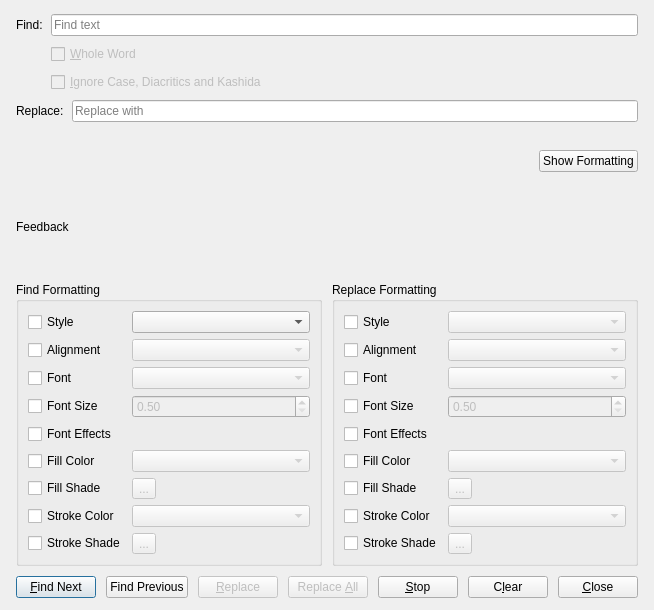
<?xml version="1.0" encoding="UTF-8"?>
<ui version="4.0">
 <class>SearchReplaceBase</class>
 <widget class="QDialog" name="SearchReplaceBase">
  <property name="windowModality">
   <enum>Qt::WindowModality::ApplicationModal</enum>
  </property>
  <property name="geometry">
   <rect>
    <x>0</x>
    <y>0</y>
    <width>620</width>
    <height>610</height>
   </rect>
  </property>
  <property name="sizePolicy">
   <sizepolicy hsizetype="Preferred" vsizetype="Preferred">
    <horstretch>0</horstretch>
    <verstretch>0</verstretch>
   </sizepolicy>
  </property>
  <property name="windowTitle">
   <string>Find &amp; Replace</string>
  </property>
  <property name="modal">
   <bool>true</bool>
  </property>
  <layout class="QVBoxLayout" name="verticalLayout">
   <property name="leftMargin">
    <number>16</number>
   </property>
   <property name="topMargin">
    <number>14</number>
   </property>
   <property name="rightMargin">
    <number>16</number>
   </property>
   <property name="bottomMargin">
    <number>12</number>
   </property>
   <property name="spacing">
    <number>10</number>
   </property>
   <item>
    <layout class="QVBoxLayout" name="searchReplaceLayout">
     <property name="spacing">
      <number>8</number>
     </property>
     <item>
      <layout class="QGridLayout" name="gridLayout_2">
       <item row="0" column="0">
        <widget class="QLabel" name="searchTextLabel">
         <property name="text">
          <string>Find:</string>
         </property>
        </widget>
       </item>
       <item row="0" column="1">
        <widget class="QLineEdit" name="searchTextValue">
         <property name="enabled">
          <bool>true</bool>
         </property>
         <property name="placeholderText">
          <string>Find text</string>
         </property>
         <property name="minimumSize">
          <size>
           <width>250</width>
           <height>0</height>
          </size>
         </property>
        </widget>
       </item>
       <item row="1" column="1">
        <widget class="QCheckBox" name="wholeWordsCheckBox">
         <property name="enabled">
          <bool>false</bool>
         </property>
         <property name="text">
          <string>&amp;Whole Word</string>
         </property>
        </widget>
       </item>
       <item row="2" column="1">
        <widget class="QCheckBox" name="ignoreCaseCheckBox">
         <property name="enabled">
          <bool>false</bool>
         </property>
         <property name="text">
          <string>&amp;Ignore Case, Diacritics and Kashida</string>
         </property>
        </widget>
       </item>
      </layout>
     </item>
     <item>
      <layout class="QGridLayout" name="gridLayout_4">
       <item row="0" column="0">
        <widget class="QLabel" name="replaceTextLabel">
         <property name="text">
          <string>Replace:</string>
         </property>
        </widget>
       </item>
       <item row="0" column="1">
        <widget class="QLineEdit" name="replaceTextValue">
         <property name="enabled">
          <bool>true</bool>
         </property>
         <property name="placeholderText">
          <string>Replace with</string>
         </property>
         <property name="minimumSize">
          <size>
           <width>250</width>
           <height>0</height>
          </size>
         </property>
        </widget>
       </item>
       <item row="2" column="1">
        <layout class="QHBoxLayout" name="horizontalLayout_2">
         <item>
          <spacer name="horizontalSpacer_2">
           <property name="orientation">
            <enum>Qt::Orientation::Horizontal</enum>
           </property>
           <property name="sizeHint" stdset="0">
            <size>
             <width>40</width>
             <height>20</height>
            </size>
           </property>
          </spacer>
         </item>
         <item>
          <widget class="QPushButton" name="collapseButton">
           <property name="text">
            <string>Show Formatting</string>
           </property>
          </widget>
         </item>
        </layout>
       </item>
       <item row="1" column="1">
        <spacer name="horizontalSpacer_3">
         <property name="orientation">
          <enum>Qt::Orientation::Horizontal</enum>
         </property>
         <property name="sizeHint" stdset="0">
          <size>
           <width>40</width>
           <height>20</height>
          </size>
         </property>
        </spacer>
       </item>
      </layout>
     </item>
    </layout>
   </item>
   <item>
    <widget class="QLabel" name="messageLabel">
     <property name="enabled">
      <bool>true</bool>
     </property>
     <property name="text">
      <string>Feedback</string>
     </property>
     <property name="statusMessage" stdset="0">
      <bool>true</bool>
     </property>
    </widget>
   </item>
   <item>
    <layout class="QHBoxLayout" name="horizontalLayout">
     <item>
      <widget class="QGroupBox" name="searchGroupBox">
       <property name="title">
        <string>Find Formatting</string>
       </property>
       <layout class="QGridLayout" name="gridLayout">
        <item row="11" column="1">
         <widget class="ColorCombo" name="searchStrokeColorComboBox">
          <property name="enabled">
           <bool>false</bool>
          </property>
         </widget>
        </item>
        <item row="5" column="1">
         <widget class="QComboBox" name="searchAlignmentComboBox">
          <property name="enabled">
           <bool>false</bool>
          </property>
         </widget>
        </item>
        <item row="11" column="0">
         <widget class="QCheckBox" name="searchStrokeColorCheckBox">
          <property name="text">
           <string>Stroke Color</string>
          </property>
         </widget>
        </item>
        <item row="10" column="1">
         <widget class="ShadeButton" name="searchFillShadeToolButton">
          <property name="enabled">
           <bool>false</bool>
          </property>
          <property name="text">
           <string>...</string>
          </property>
         </widget>
        </item>
        <item row="7" column="1">
         <widget class="ScrSpinBox" name="searchFontSizeSpinBox">
          <property name="enabled">
           <bool>false</bool>
          </property>
          <property name="minimum">
           <double>0.500000000000000</double>
          </property>
          <property name="maximum">
           <double>2048.000000000000000</double>
          </property>
         </widget>
        </item>
        <item row="5" column="0">
         <widget class="QCheckBox" name="searchAlignmentCheckBox">
          <property name="text">
           <string>Alignment</string>
          </property>
         </widget>
        </item>
        <item row="9" column="1">
         <widget class="ColorCombo" name="searchFillColorComboBox">
          <property name="enabled">
           <bool>false</bool>
          </property>
         </widget>
        </item>
        <item row="12" column="0">
         <widget class="QCheckBox" name="searchStrokeShadeCheckBox">
          <property name="text">
           <string>Stroke Shade</string>
          </property>
         </widget>
        </item>
        <item row="8" column="1">
         <widget class="StyleSelect" name="searchFontEffects" native="true">
          <property name="enabled">
           <bool>false</bool>
          </property>
         </widget>
        </item>
        <item row="7" column="0">
         <widget class="QCheckBox" name="searchFontSizeCheckBox">
          <property name="text">
           <string>Font Size</string>
          </property>
         </widget>
        </item>
        <item row="9" column="0">
         <widget class="QCheckBox" name="searchFillColorCheckBox">
          <property name="text">
           <string>Fill Color</string>
          </property>
         </widget>
        </item>
        <item row="6" column="0">
         <widget class="QCheckBox" name="searchFontCheckBox">
          <property name="text">
           <string>Font</string>
          </property>
         </widget>
        </item>
        <item row="8" column="0">
         <widget class="QCheckBox" name="searchFontEffectsCheckBox">
          <property name="text">
           <string>Font Effects</string>
          </property>
         </widget>
        </item>
        <item row="6" column="1">
         <widget class="FontCombo" name="searchFontComboBox">
          <property name="enabled">
           <bool>false</bool>
          </property>
         </widget>
        </item>
        <item row="12" column="1">
         <widget class="ShadeButton" name="searchStrokeShadeToolButton">
          <property name="enabled">
           <bool>false</bool>
          </property>
          <property name="text">
           <string>...</string>
          </property>
         </widget>
        </item>
        <item row="4" column="1">
         <widget class="QComboBox" name="searchStyleComboBox">
          <property name="sizePolicy">
           <sizepolicy hsizetype="Expanding" vsizetype="Fixed">
            <horstretch>0</horstretch>
            <verstretch>0</verstretch>
           </sizepolicy>
          </property>
         </widget>
        </item>
        <item row="10" column="0">
         <widget class="QCheckBox" name="searchFillShadeCheckBox">
          <property name="text">
           <string>Fill Shade</string>
          </property>
         </widget>
        </item>
        <item row="4" column="0">
         <widget class="QCheckBox" name="searchStyleCheckBox">
          <property name="text">
           <string>Style</string>
          </property>
         </widget>
        </item>
       </layout>
      </widget>
     </item>
     <item>
      <widget class="QGroupBox" name="replaceGroupBox">
       <property name="title">
        <string>Replace Formatting</string>
       </property>
       <layout class="QGridLayout" name="gridLayout_3">
        <item row="5" column="0">
         <widget class="QCheckBox" name="replaceFontEffectsCheckBox">
          <property name="text">
           <string>Font Effects</string>
          </property>
         </widget>
        </item>
        <item row="8" column="0">
         <widget class="QCheckBox" name="replaceStrokeColorCheckBox">
          <property name="text">
           <string>Stroke Color</string>
          </property>
         </widget>
        </item>
        <item row="1" column="0">
         <widget class="QCheckBox" name="replaceStyleCheckBox">
          <property name="text">
           <string>Style</string>
          </property>
         </widget>
        </item>
        <item row="2" column="0">
         <widget class="QCheckBox" name="replaceAlignmentCheckBox">
          <property name="text">
           <string>Alignment</string>
          </property>
         </widget>
        </item>
        <item row="6" column="0">
         <widget class="QCheckBox" name="replaceFillColorCheckBox">
          <property name="text">
           <string>Fill Color</string>
          </property>
         </widget>
        </item>
        <item row="3" column="0">
         <widget class="QCheckBox" name="replaceFontCheckBox">
          <property name="text">
           <string>Font</string>
          </property>
         </widget>
        </item>
        <item row="4" column="0">
         <widget class="QCheckBox" name="replaceFontSizeCheckBox">
          <property name="text">
           <string>Font Size</string>
          </property>
         </widget>
        </item>
        <item row="9" column="0">
         <widget class="QCheckBox" name="replaceStrokeShadeCheckBox">
          <property name="text">
           <string>Stroke Shade</string>
          </property>
         </widget>
        </item>
        <item row="7" column="0">
         <widget class="QCheckBox" name="replaceFillShadeCheckBox">
          <property name="text">
           <string>Fill Shade</string>
          </property>
         </widget>
        </item>
        <item row="1" column="1">
         <widget class="QComboBox" name="replaceStyleComboBox">
          <property name="enabled">
           <bool>false</bool>
          </property>
          <property name="sizePolicy">
           <sizepolicy hsizetype="Expanding" vsizetype="Fixed">
            <horstretch>0</horstretch>
            <verstretch>0</verstretch>
           </sizepolicy>
          </property>
         </widget>
        </item>
        <item row="5" column="1">
         <widget class="StyleSelect" name="replaceFontEffects" native="true">
          <property name="enabled">
           <bool>false</bool>
          </property>
         </widget>
        </item>
        <item row="4" column="1">
         <widget class="ScrSpinBox" name="replaceFontSizeSpinBox">
          <property name="enabled">
           <bool>false</bool>
          </property>
          <property name="minimum">
           <double>0.500000000000000</double>
          </property>
          <property name="maximum">
           <double>2048.000000000000000</double>
          </property>
         </widget>
        </item>
        <item row="3" column="1">
         <widget class="FontCombo" name="replaceFontComboBox">
          <property name="enabled">
           <bool>false</bool>
          </property>
         </widget>
        </item>
        <item row="2" column="1">
         <widget class="QComboBox" name="replaceAlignmentComboBox">
          <property name="enabled">
           <bool>false</bool>
          </property>
         </widget>
        </item>
        <item row="6" column="1">
         <widget class="ColorCombo" name="replaceFillColorComboBox">
          <property name="enabled">
           <bool>false</bool>
          </property>
         </widget>
        </item>
        <item row="7" column="1">
         <widget class="ShadeButton" name="replaceFillShadeToolButton">
          <property name="enabled">
           <bool>false</bool>
          </property>
          <property name="text">
           <string>...</string>
          </property>
         </widget>
        </item>
        <item row="8" column="1">
         <widget class="ColorCombo" name="replaceStrokeColorComboBox">
          <property name="enabled">
           <bool>false</bool>
          </property>
         </widget>
        </item>
        <item row="9" column="1">
         <widget class="ShadeButton" name="replaceStrokeShadeToolButton">
          <property name="enabled">
           <bool>false</bool>
          </property>
          <property name="text">
           <string>...</string>
          </property>
         </widget>
        </item>
       </layout>
      </widget>
     </item>
    </layout>
   </item>
   <item>
    <layout class="QHBoxLayout" name="horizontalLayout_3">
     <item>
      <widget class="QPushButton" name="searchButton">
       <property name="text">
        <string>&amp;Find Next</string>
       </property>
       <property name="default">
        <bool>true</bool>
       </property>
      </widget>
     </item>
     <item>
      <widget class="QPushButton" name="previousButton">
       <property name="text">
        <string>Find Previous</string>
       </property>
      </widget>
     </item>
     <item>
      <widget class="QPushButton" name="replaceButton">
       <property name="enabled">
        <bool>false</bool>
       </property>
       <property name="text">
        <string>&amp;Replace</string>
       </property>
      </widget>
     </item>
     <item>
      <widget class="QPushButton" name="replaceAllButton">
       <property name="enabled">
        <bool>false</bool>
       </property>
       <property name="text">
        <string>Replace &amp;All</string>
       </property>
      </widget>
     </item>
     <item>
      <widget class="QPushButton" name="stopButton">
       <property name="enabled">
        <bool>true</bool>
       </property>
       <property name="text">
        <string>&amp;Stop</string>
       </property>
      </widget>
     </item>
     <item>
      <spacer name="horizontalSpacer">
       <property name="orientation">
        <enum>Qt::Orientation::Horizontal</enum>
       </property>
       <property name="sizeHint" stdset="0">
        <size>
         <width>40</width>
         <height>20</height>
        </size>
       </property>
      </spacer>
     </item>
     <item>
      <widget class="QPushButton" name="clearButton">
       <property name="text">
        <string>C&amp;lear</string>
       </property>
      </widget>
     </item>
     <item>
      <widget class="QPushButton" name="closeButton">
       <property name="text">
        <string>&amp;Close</string>
       </property>
      </widget>
     </item>
    </layout>
   </item>
  </layout>
 </widget>
 <customwidgets>
  <customwidget>
   <class>ScrSpinBox</class>
   <extends>QDoubleSpinBox</extends>
   <header>ui/scrspinbox.h</header>
  </customwidget>
  <customwidget>
   <class>StyleSelect</class>
   <extends>QWidget</extends>
   <header>ui/styleselect.h</header>
   <container>1</container>
  </customwidget>
  <customwidget>
   <class>FontCombo</class>
   <extends>QComboBox</extends>
   <header>ui/fontcombo.h</header>
  </customwidget>
  <customwidget>
   <class>ColorCombo</class>
   <extends>QComboBox</extends>
   <header>ui/colorcombo.h</header>
  </customwidget>
  <customwidget>
   <class>ShadeButton</class>
   <extends>QToolButton</extends>
   <header>ui/shadebutton.h</header>
  </customwidget>
 </customwidgets>
 <tabstops>
  <tabstop>searchTextValue</tabstop>
  <tabstop>replaceTextValue</tabstop>
  <tabstop>searchButton</tabstop>
  <tabstop>replaceButton</tabstop>
  <tabstop>replaceAllButton</tabstop>
  <tabstop>wholeWordsCheckBox</tabstop>
  <tabstop>ignoreCaseCheckBox</tabstop>
  <tabstop>collapseButton</tabstop>
  <tabstop>searchStyleCheckBox</tabstop>
  <tabstop>searchStyleComboBox</tabstop>
  <tabstop>replaceStyleCheckBox</tabstop>
  <tabstop>replaceStyleComboBox</tabstop>
  <tabstop>searchAlignmentCheckBox</tabstop>
  <tabstop>searchAlignmentComboBox</tabstop>
  <tabstop>replaceAlignmentCheckBox</tabstop>
  <tabstop>replaceAlignmentComboBox</tabstop>
  <tabstop>searchFontCheckBox</tabstop>
  <tabstop>searchFontComboBox</tabstop>
  <tabstop>replaceFontCheckBox</tabstop>
  <tabstop>replaceFontComboBox</tabstop>
  <tabstop>searchFontSizeCheckBox</tabstop>
  <tabstop>searchFontSizeSpinBox</tabstop>
  <tabstop>replaceFontSizeCheckBox</tabstop>
  <tabstop>replaceFontSizeSpinBox</tabstop>
  <tabstop>searchFontEffectsCheckBox</tabstop>
  <tabstop>replaceFontEffectsCheckBox</tabstop>
  <tabstop>searchFillColorCheckBox</tabstop>
  <tabstop>searchFillColorComboBox</tabstop>
  <tabstop>replaceFillColorCheckBox</tabstop>
  <tabstop>replaceFillColorComboBox</tabstop>
  <tabstop>searchFillShadeCheckBox</tabstop>
  <tabstop>searchFillShadeToolButton</tabstop>
  <tabstop>replaceFillShadeCheckBox</tabstop>
  <tabstop>replaceFillShadeToolButton</tabstop>
  <tabstop>searchStrokeColorCheckBox</tabstop>
  <tabstop>searchStrokeColorComboBox</tabstop>
  <tabstop>replaceStrokeColorCheckBox</tabstop>
  <tabstop>replaceStrokeColorComboBox</tabstop>
  <tabstop>searchStrokeShadeCheckBox</tabstop>
  <tabstop>searchStrokeShadeToolButton</tabstop>
  <tabstop>replaceStrokeShadeCheckBox</tabstop>
  <tabstop>replaceStrokeShadeToolButton</tabstop>
  <tabstop>clearButton</tabstop>
  <tabstop>closeButton</tabstop>
 </tabstops>
 <resources/>
 <connections/>
</ui>
